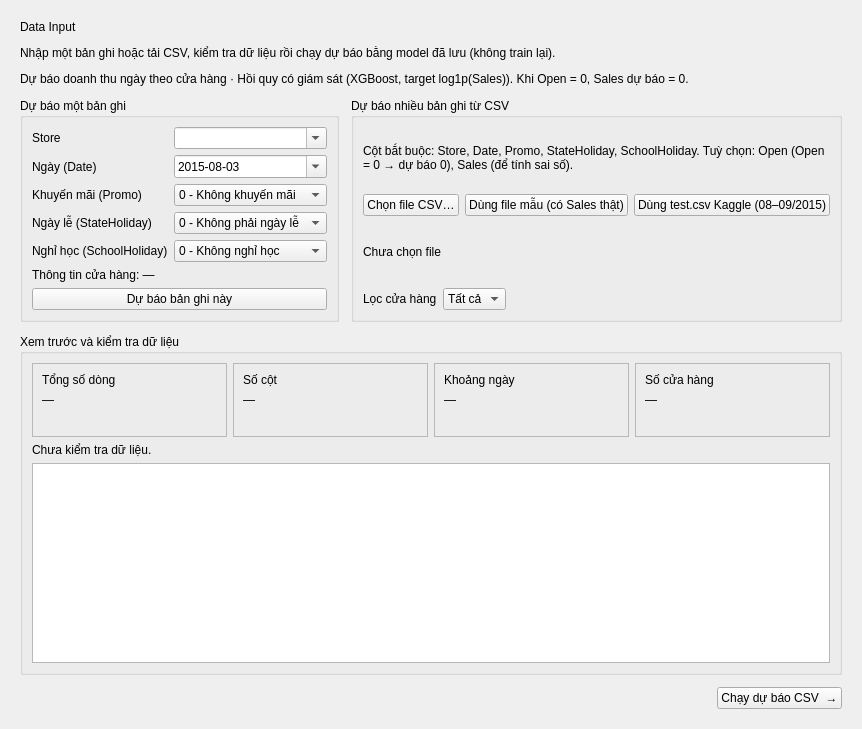
          <widget class="QWidget" name="scrollAreaContentsInput">
           <layout class="QGridLayout" name="gridLayoutInput">
            <property name="spacing">
             <number>12</number>
            </property>
            <property name="leftMargin">
             <number>20</number>
            </property>
            <property name="topMargin">
             <number>20</number>
            </property>
            <property name="rightMargin">
             <number>20</number>
            </property>
            <property name="bottomMargin">
             <number>20</number>
            </property>
            <item row="0" column="0" colspan="2">
             <layout class="QVBoxLayout" name="verticalLayoutInputHeader">
              <item>
               <widget class="QLabel" name="labelInputTitle">
                <property name="text">
                 <string>Data Input</string>
                </property>
                <property name="class" stdset="0">
                 <string notr="true">pageTitle</string>
                </property>
               </widget>
              </item>
              <item>
               <widget class="QLabel" name="labelInputSubtitle">
                <property name="text">
                 <string>Nhập một bản ghi hoặc tải CSV, kiểm tra dữ liệu rồi chạy dự báo bằng model đã lưu (không train lại).</string>
                </property>
                <property name="wordWrap">
                 <bool>true</bool>
                </property>
                <property name="class" stdset="0">
                 <string notr="true">pageSubtitle</string>
                </property>
               </widget>
              </item>
             </layout>
            </item>
            <item row="1" column="0" colspan="2">
             <widget class="QLabel" name="labelInputInfo">
              <property name="text">
               <string>Dự báo doanh thu ngày theo cửa hàng · Hồi quy có giám sát (XGBoost, target log1p(Sales)). Khi Open = 0, Sales dự báo = 0.</string>
              </property>
              <property name="wordWrap">
               <bool>true</bool>
              </property>
              <property name="class" stdset="0">
               <string notr="true">info</string>
              </property>
             </widget>
            </item>
            <item row="2" column="0">
             <widget class="QGroupBox" name="groupBoxSingle">
              <property name="title">
               <string>Dự báo một bản ghi</string>
              </property>
              <layout class="QFormLayout" name="formLayoutSingle">
               <item row="0" column="0">
                <widget class="QLabel" name="labelForm0">
                 <property name="text">
                  <string>Store</string>
                 </property>
                </widget>
               </item>
               <item row="0" column="1">
                <widget class="QComboBox" name="comboBoxStore">
                 <property name="editable">
                  <bool>true</bool>
                 </property>
                </widget>
               </item>
               <item row="1" column="0">
                <widget class="QLabel" name="labelForm1">
                 <property name="text">
                  <string>Ngày (Date)</string>
                 </property>
                </widget>
               </item>
               <item row="1" column="1">
                <widget class="QDateEdit" name="dateEditDate">
                 <property name="calendarPopup">
                  <bool>true</bool>
                 </property>
                 <property name="displayFormat">
                  <string>yyyy-MM-dd</string>
                 </property>
                 <property name="date">
                  <date>
                   <year>2015</year>
                   <month>8</month>
                   <day>3</day>
                  </date>
                 </property>
                </widget>
               </item>
               <item row="2" column="0">
                <widget class="QLabel" name="labelForm2">
                 <property name="text">
                  <string>Khuyến mãi (Promo)</string>
                 </property>
                </widget>
               </item>
               <item row="2" column="1">
                <widget class="QComboBox" name="comboBoxPromo">
                 <item>
                  <property name="text">
                   <string>0 - Không khuyến mãi</string>
                  </property>
                 </item>
                 <item>
                  <property name="text">
                   <string>1 - Có khuyến mãi</string>
                  </property>
                 </item>
                </widget>
               </item>
               <item row="3" column="0">
                <widget class="QLabel" name="labelForm3">
                 <property name="text">
                  <string>Ngày lễ (StateHoliday)</string>
                 </property>
                </widget>
               </item>
               <item row="3" column="1">
                <widget class="QComboBox" name="comboBoxStateHoliday">
                 <item>
                  <property name="text">
                   <string>0 - Không phải ngày lễ</string>
                  </property>
                 </item>
                 <item>
                  <property name="text">
                   <string>a - Lễ công cộng</string>
                  </property>
                 </item>
                 <item>
                  <property name="text">
                   <string>b - Lễ Phục sinh</string>
                  </property>
                 </item>
                 <item>
                  <property name="text">
                   <string>c - Giáng sinh</string>
                  </property>
                 </item>
                </widget>
               </item>
               <item row="4" column="0">
                <widget class="QLabel" name="labelForm4">
                 <property name="text">
                  <string>Nghỉ học (SchoolHoliday)</string>
                 </property>
                </widget>
               </item>
               <item row="4" column="1">
                <widget class="QComboBox" name="comboBoxSchoolHoliday">
                 <item>
                  <property name="text">
                   <string>0 - Không nghỉ học</string>
                  </property>
                 </item>
                 <item>
                  <property name="text">
                   <string>1 - Nghỉ học</string>
                  </property>
                 </item>
                </widget>
               </item>
               <item row="5" column="0" colspan="2">
                <widget class="QLabel" name="labelStoreInfo">
                 <property name="text">
                  <string>Thông tin cửa hàng: —</string>
                 </property>
                 <property name="wordWrap">
                  <bool>true</bool>
                 </property>
                 <property name="class" stdset="0">
                  <string notr="true">kpiNote</string>
                 </property>
                </widget>
               </item>
               <item row="6" column="0" colspan="2">
                <widget class="QPushButton" name="pushButtonPredictSingle">
                 <property name="text">
                  <string>Dự báo bản ghi này</string>
                 </property>
                 <property name="class" stdset="0">
                  <string notr="true">primary</string>
                 </property>
                </widget>
               </item>
              </layout>
             </widget>
            </item>
            <item row="2" column="1">
             <widget class="QGroupBox" name="groupBoxCsv">
              <property name="title">
               <string>Dự báo nhiều bản ghi từ CSV</string>
              </property>
              <layout class="QVBoxLayout" name="verticalLayoutCsv">
               <item>
                <widget class="QLabel" name="labelCsvHelp">
                 <property name="text">
                  <string>Cột bắt buộc: Store, Date, Promo, StateHoliday, SchoolHoliday. Tuỳ chọn: Open (Open = 0 → dự báo 0), Sales (để tính sai số).</string>
                 </property>
                 <property name="wordWrap">
                  <bool>true</bool>
                 </property>
                 <property name="class" stdset="0">
                  <string notr="true">kpiNote</string>
                 </property>
                </widget>
               </item>
               <item>
                <layout class="QHBoxLayout" name="horizontalLayoutCsvButtons">
                 <item>
                  <widget class="QPushButton" name="pushButtonChooseCsv">
                   <property name="text">
                    <string>Chọn file CSV…</string>
                   </property>
                   <property name="class" stdset="0">
                    <string notr="true">primary</string>
                   </property>
                  </widget>
                 </item>
                 <item>
                  <widget class="QPushButton" name="pushButtonUseSample">
                   <property name="text">
                    <string>Dùng file mẫu (có Sales thật)</string>
                   </property>
                  </widget>
                 </item>
                 <item>
                  <widget class="QPushButton" name="pushButtonUseKaggleTest">
                   <property name="text">
                    <string>Dùng test.csv Kaggle (08–09/2015)</string>
                   </property>
                  </widget>
                 </item>
                </layout>
               </item>
               <item>
                <widget class="QLabel" name="labelCsvPath">
                 <property name="text">
                  <string>Chưa chọn file</string>
                 </property>
                 <property name="wordWrap">
                  <bool>true</bool>
                 </property>
                </widget>
               </item>
               <item>
                <layout class="QHBoxLayout" name="horizontalLayoutCsvFilter">
                 <item>
                  <widget class="QLabel" name="labelCsvStoreFilter">
                   <property name="text">
                    <string>Lọc cửa hàng</string>
                   </property>
                  </widget>
                 </item>
                 <item>
                  <widget class="QComboBox" name="comboBoxCsvStoreFilter">
                   <item>
                    <property name="text">
                     <string>Tất cả</string>
                    </property>
                   </item>
                  </widget>
                 </item>
                 <item>
                  <spacer name="horizontalSpacer4">
                   <property name="orientation">
                    <enum>Qt::Orientation::Horizontal</enum>
                   </property>
                   <property name="sizeHint">
                    <size>
                     <width>40</width>
                     <height>20</height>
                    </size>
                   </property>
                  </spacer>
                 </item>
                </layout>
               </item>
              </layout>
             </widget>
            </item>
            <item row="3" column="0" colspan="2">
             <widget class="QGroupBox" name="groupBoxPreview">
              <property name="title">
               <string>Xem trước và kiểm tra dữ liệu</string>
              </property>
              <layout class="QVBoxLayout" name="verticalLayoutPreview">
               <item>
                <layout class="QHBoxLayout" name="horizontalLayoutPreviewKpi">
                 <item>
                  <widget class="QFrame" name="framePrevRows">
                   <property name="frameShape">
                    <enum>QFrame::Shape::StyledPanel</enum>
                   </property>
                   <property name="class" stdset="0">
                    <string notr="true">kpi</string>
                   </property>
                   <layout class="QVBoxLayout" name="verticalLayoutPrevRows">
                    <item>
                     <widget class="QLabel" name="labelPrevRowsTitle">
                      <property name="text">
                       <string>Tổng số dòng</string>
                      </property>
                      <property name="class" stdset="0">
                       <string notr="true">kpiTitle</string>
                      </property>
                     </widget>
                    </item>
                    <item>
                     <widget class="QLabel" name="labelPrevRowsValue">
                      <property name="text">
                       <string>—</string>
                      </property>
                      <property name="class" stdset="0">
                       <string notr="true">kpiValue</string>
                      </property>
                     </widget>
                    </item>
                    <item>
                     <widget class="QLabel" name="labelPrevRowsNote">
                      <property name="text">
                       <string/>
                      </property>
                      <property name="wordWrap">
                       <bool>true</bool>
                      </property>
                      <property name="class" stdset="0">
                       <string notr="true">kpiNote</string>
                      </property>
                     </widget>
                    </item>
                   </layout>
                  </widget>
                 </item>
                 <item>
                  <widget class="QFrame" name="framePrevCols">
                   <property name="frameShape">
                    <enum>QFrame::Shape::StyledPanel</enum>
                   </property>
                   <property name="class" stdset="0">
                    <string notr="true">kpi</string>
                   </property>
                   <layout class="QVBoxLayout" name="verticalLayoutPrevCols">
                    <item>
                     <widget class="QLabel" name="labelPrevColsTitle">
                      <property name="text">
                       <string>Số cột</string>
                      </property>
                      <property name="class" stdset="0">
                       <string notr="true">kpiTitle</string>
                      </property>
                     </widget>
                    </item>
                    <item>
                     <widget class="QLabel" name="labelPrevColsValue">
                      <property name="text">
                       <string>—</string>
                      </property>
                      <property name="class" stdset="0">
                       <string notr="true">kpiValue</string>
                      </property>
                     </widget>
                    </item>
                    <item>
                     <widget class="QLabel" name="labelPrevColsNote">
                      <property name="text">
                       <string/>
                      </property>
                      <property name="wordWrap">
                       <bool>true</bool>
                      </property>
                      <property name="class" stdset="0">
                       <string notr="true">kpiNote</string>
                      </property>
                     </widget>
                    </item>
                   </layout>
                  </widget>
                 </item>
                 <item>
                  <widget class="QFrame" name="framePrevDates">
                   <property name="frameShape">
                    <enum>QFrame::Shape::StyledPanel</enum>
                   </property>
                   <property name="class" stdset="0">
                    <string notr="true">kpi</string>
                   </property>
                   <layout class="QVBoxLayout" name="verticalLayoutPrevDates">
                    <item>
                     <widget class="QLabel" name="labelPrevDatesTitle">
                      <property name="text">
                       <string>Khoảng ngày</string>
                      </property>
                      <property name="class" stdset="0">
                       <string notr="true">kpiTitle</string>
                      </property>
                     </widget>
                    </item>
                    <item>
                     <widget class="QLabel" name="labelPrevDatesValue">
                      <property name="text">
                       <string>—</string>
                      </property>
                      <property name="class" stdset="0">
                       <string notr="true">kpiValue</string>
                      </property>
                     </widget>
                    </item>
                    <item>
                     <widget class="QLabel" name="labelPrevDatesNote">
                      <property name="text">
                       <string/>
                      </property>
                      <property name="wordWrap">
                       <bool>true</bool>
                      </property>
                      <property name="class" stdset="0">
                       <string notr="true">kpiNote</string>
                      </property>
                     </widget>
                    </item>
                   </layout>
                  </widget>
                 </item>
                 <item>
                  <widget class="QFrame" name="framePrevStores">
                   <property name="frameShape">
                    <enum>QFrame::Shape::StyledPanel</enum>
                   </property>
                   <property name="class" stdset="0">
                    <string notr="true">kpi</string>
                   </property>
                   <layout class="QVBoxLayout" name="verticalLayoutPrevStores">
                    <item>
                     <widget class="QLabel" name="labelPrevStoresTitle">
                      <property name="text">
                       <string>Số cửa hàng</string>
                      </property>
                      <property name="class" stdset="0">
                       <string notr="true">kpiTitle</string>
                      </property>
                     </widget>
                    </item>
                    <item>
                     <widget class="QLabel" name="labelPrevStoresValue">
                      <property name="text">
                       <string>—</string>
                      </property>
                      <property name="class" stdset="0">
                       <string notr="true">kpiValue</string>
                      </property>
                     </widget>
                    </item>
                    <item>
                     <widget class="QLabel" name="labelPrevStoresNote">
                      <property name="text">
                       <string/>
                      </property>
                      <property name="wordWrap">
                       <bool>true</bool>
                      </property>
                      <property name="class" stdset="0">
                       <string notr="true">kpiNote</string>
                      </property>
                     </widget>
                    </item>
                   </layout>
                  </widget>
                 </item>
                </layout>
               </item>
               <item>
                <widget class="QLabel" name="labelValidationStatus">
                 <property name="text">
                  <string>Chưa kiểm tra dữ liệu.</string>
                 </property>
                 <property name="wordWrap">
                  <bool>true</bool>
                 </property>
                </widget>
               </item>
               <item>
                <widget class="QTableWidget" name="tableWidgetPreview">
                 <property name="minimumSize">
                  <size>
                   <width>0</width>
                   <height>200</height>
                  </size>
                 </property>
                 <property name="alternatingRowColors">
                  <bool>true</bool>
                 </property>
                 <property name="editTriggers">
                  <set>QAbstractItemView::EditTrigger::NoEditTriggers</set>
                 </property>
                </widget>
               </item>
              </layout>
             </widget>
            </item>
            <item row="4" column="0" colspan="2">
             <layout class="QHBoxLayout" name="horizontalLayoutRun">
              <item>
               <spacer name="horizontalSpacer5">
                <property name="orientation">
                 <enum>Qt::Orientation::Horizontal</enum>
                </property>
                <property name="sizeHint">
                 <size>
                  <width>40</width>
                  <height>20</height>
                 </size>
                </property>
               </spacer>
              </item>
              <item>
               <widget class="QPushButton" name="pushButtonPredictCsv">
                <property name="text">
                 <string>Chạy dự báo CSV  →</string>
                </property>
                <property name="class" stdset="0">
                 <string notr="true">primary</string>
                </property>
               </widget>
              </item>
             </layout>
            </item>
           </layout>
          </widget>
